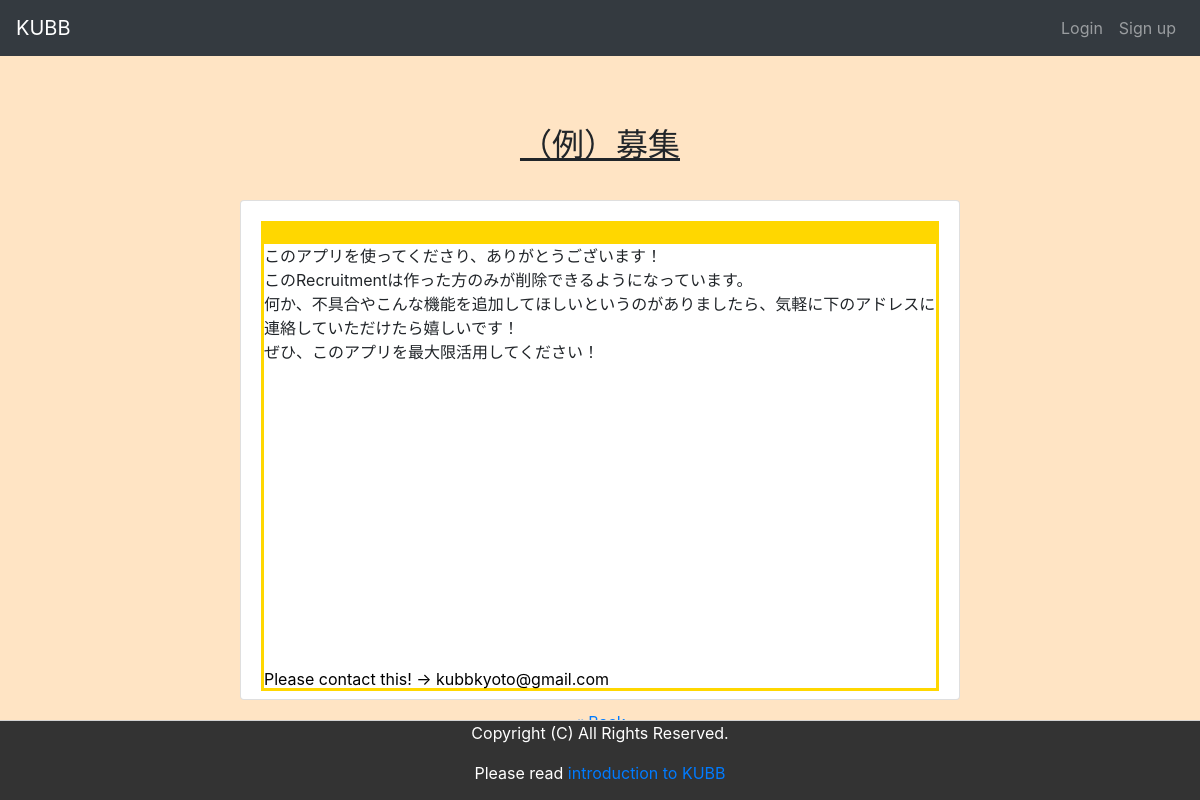
The app's page /（例）募集/detail/ with its own data.
### dream/models.py (models this page shows, shortened)
class Recruitment(models.Model):
    title = models.CharField(max_length=50,unique=True)
    body = models.CharField(max_length=200)
    adress = models.CharField(max_length=20,blank=False,default='adress')
    create_date = models.DateField( auto_now=True)
    tags = models.ManyToManyField(Recruitment_Tag, blank=True)
    author = models.CharField(max_length=50, blank=True)

### dream/views.py (the view)
# urls.py: path('<str:title>/detail/', views.detail, name='detail'),
def detail(request, title):
    data = get_object_or_404(Recruitment, title=title)
    context = {
        'data': data,
    }
    return render(request, 'dream/detail.html',context)

### dream/templates/dream/detail.html (shortened to what this page needs)
{% extends "dream/base.html" %}
{% block content %}
<div class="center-content">
        <h2> {{ data.title }}</h2>
        <div class ="card">
            <div class="card-body">
                    <div style="background: #FFD700	; border: 1px solid #FFD700	; padding-left: 30px;height:20px"></div>
                    <div class="box-body">{{data.body}}
                        <div class="adress">Please contact this! → {{ data.adress }}</div>
                    </div>
            </div>
        </div>
    <div class="back">
        <p><a href ="{% url 'dream:recruitment_list' %}">« Back </a ></p >
    </div>
</div>
{% endblock %}

### dream/templates/dream/detail.html (style rules this page uses)
.back { margin-top:10px; }
h2 { text-decoration: underline; padding: 10px; margin: 10px; }
.box-body .adress { color:black; position:absolute; bottom:8px; text-align: center; overflow-wrap: break-word; margin: right 20px; }
.box-body { border: 3px solid #FFD700 ; text-align: left; width: 100%; background-color: white; height:450px; margin-top:0; margin-bottom:0; white-space: pre-wrap; }
.card-body { width: 100%; }
.card { width: 60%; height:500px; }
.center-content { text-align: center; }

### dream/templates/dream/base.html (style rules this page uses)
body { margin: 0; padding: 0; background-color: #FFE4C4; }
.center-content { display: flex; flex-direction: column; align-items: center; text-align: center; margin-top: 50px; }

### records on screen
Recruitment: title "（例）募集", body "このアプリを使ってくださり、ありがとうございます！ このRecruitmentは作った方のみが削除できるようになっています。 何か、不具合やこんな機能を追加してほしいというのがありましたら、気軽に下のアドレスに連絡していただけたら嬉しいです！ ぜひ、このアプリを最大限活用してください！", adress "kubbkyoto@gmail.com"
